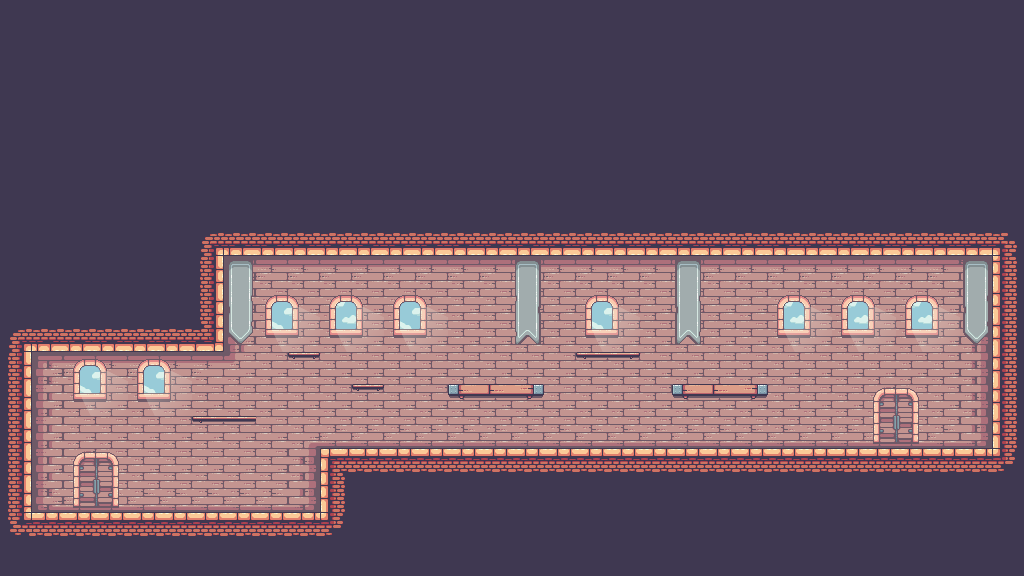

This game map was drawn from its Tiled (.tmx) file and the tilesets committed beside it. A one-line description and the trimmed map source follow:
An orthogonal 32x18 tile map with 32x32 px tiles, 3 tile layers (background, walls and floor, decoration), 2 hidden layers not drawn, 5 tilesets and 10 objects.

<map version="1.10" tiledversion="1.11.0" orientation="orthogonal" renderorder="right-down" width="32" height="18" tilewidth="32" tileheight="32" infinite="0" nextlayerid="8" nextobjectid="26">
 <tileset firstgid="1" source="../Decorations (32x32).tsx" />
 <tileset firstgid="43" source="../Terrain (32x32).tsx" />
 <tileset firstgid="290" source="../collision.tsx" />
 <tileset firstgid="294" source="../box.tsx" />
 <tileset firstgid="295" source="../door.tsx" />
 <layer id="1" name="background" width="32" height="18">
  <data>[576 cells, 576 non-empty, 1 distinct tile ids]</data>
 </layer>
 <layer id="2" name="walls and floor" width="32" height="18">
  <data>[576 cells, 260 non-empty, 21 distinct tile ids]</data>
 </layer>
 <layer id="3" name="decoration" width="32" height="18">
  <data>[576 cells, 68 non-empty, 23 distinct tile ids]</data>
 </layer>
 <objectgroup id="5" name="boxes">
  <object id="1" gid="294" x="299.667" y="512.667" width="22" height="16" />
  <object id="2" gid="294" x="279.333" y="512.333" width="22" height="16" />
  <object id="3" gid="294" x="257.667" y="512.333" width="22" height="16" />
  <object id="4" gid="294" x="280.333" y="496.333" width="22" height="16" />
  <object id="5" gid="294" x="299.667" y="496.667" width="22" height="16" />
  <object id="6" gid="294" x="258.333" y="496.333" width="22" height="16" />
  <object id="11" gid="294" x="587" y="448.667" width="22" height="16" />
  <object id="12" gid="294" x="587" y="432" width="22" height="16" />
  <object id="13" gid="294" x="607.667" y="432.667" width="22" height="16" />
  <object id="14" gid="294" x="607" y="448" width="22" height="16" />
 </objectgroup>
 <layer id="4" name="floor collision" width="32" height="18" visible="0" opacity="0.2">
  <data>[576 cells, 78 non-empty, 1 distinct tile ids]</data>
 </layer>
 <layer id="6" name="platform collision" width="32" height="18" visible="0" opacity="0.2">
  <data>[576 cells, 12 non-empty, 1 distinct tile ids]</data>
 </layer>
</map>
